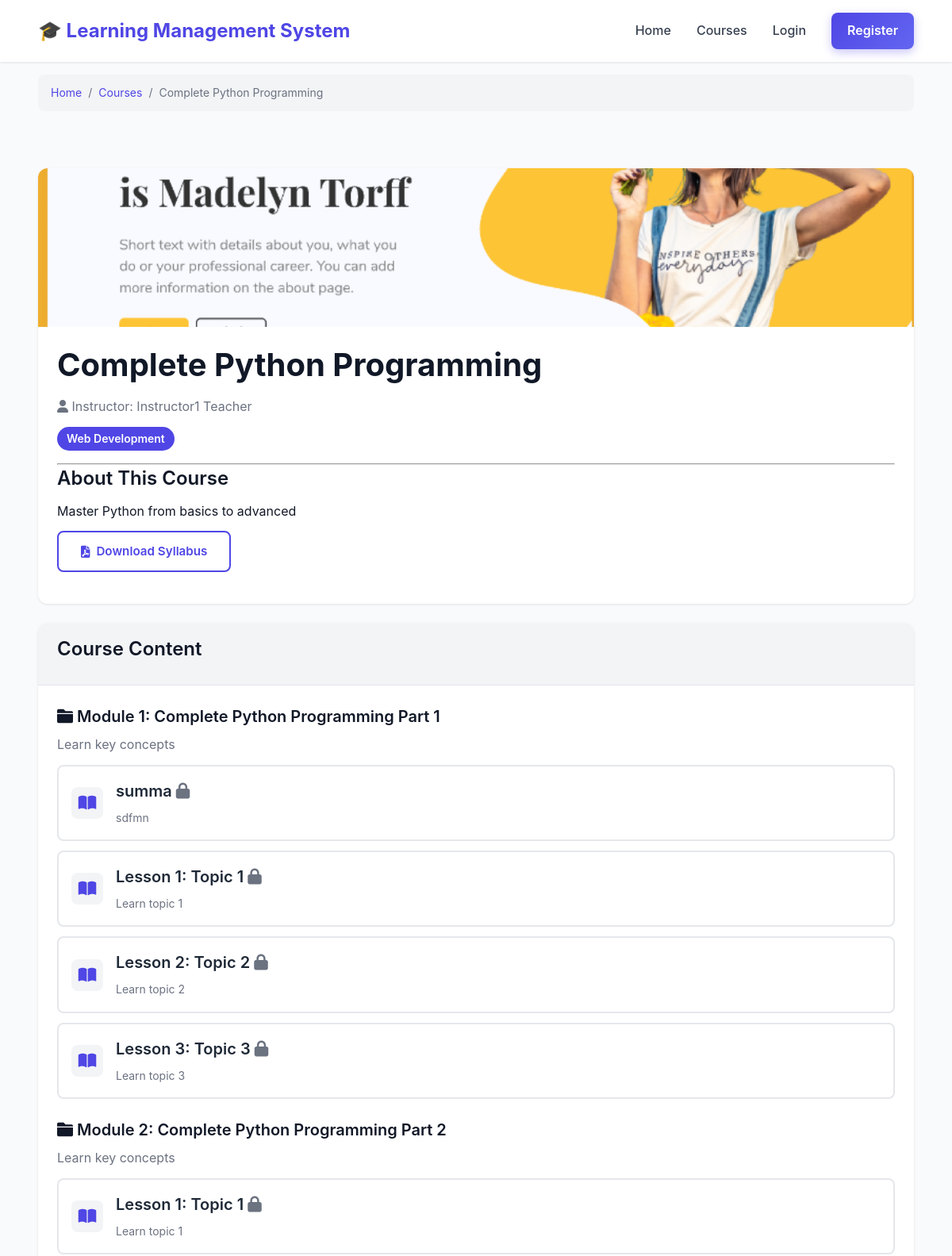
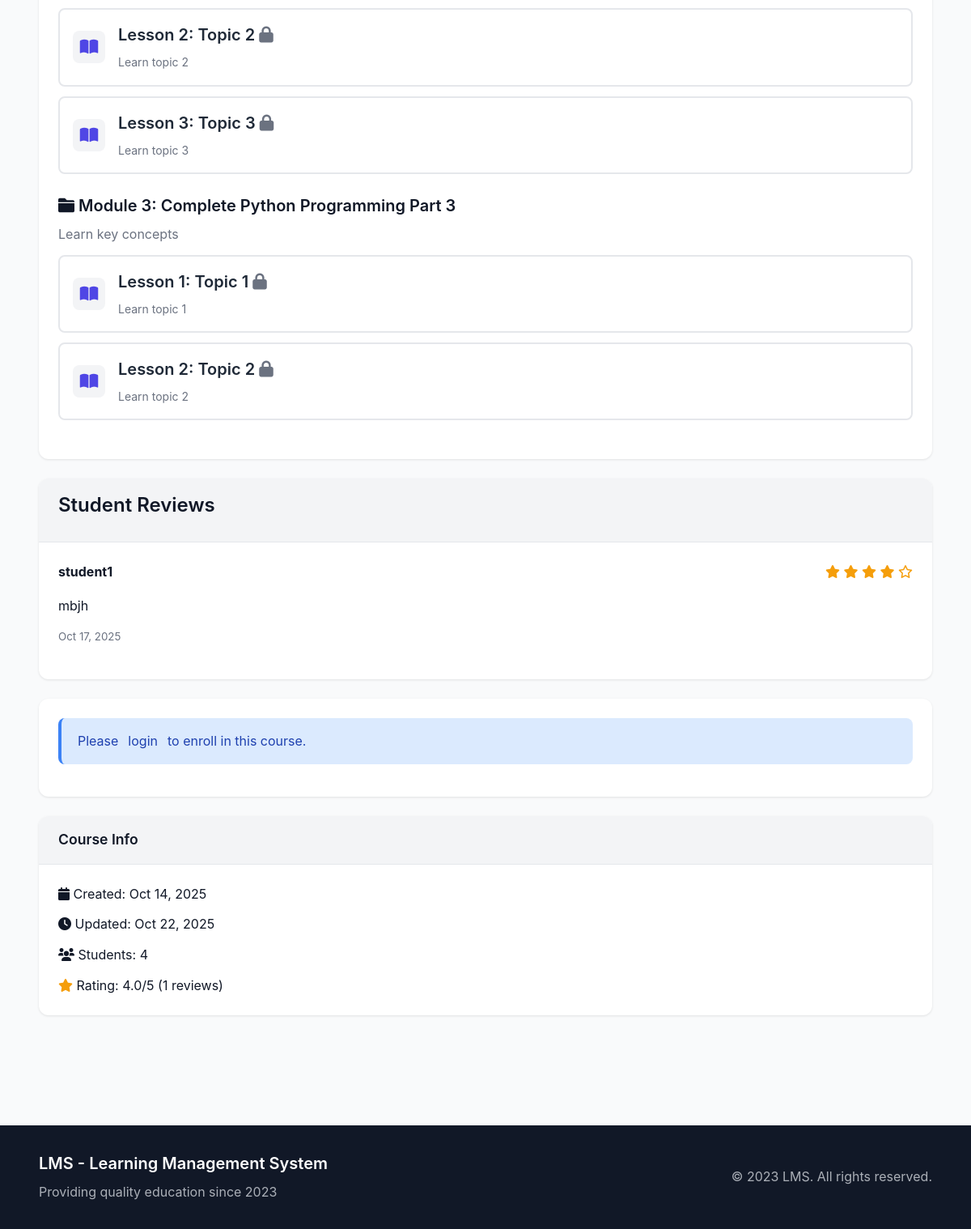
The page /courses/10/ on the database its author committed (2 pictures, top to bottom).
### courses/models.py (models this page shows, shortened)
class Course(models.Model):
    title = models.CharField(max_length=200, unique=True)
    code = models.CharField(max_length=20, unique=True, blank=True, null=True, help_text="Unique course code (e.g., CS101)")
    description = models.TextField()
    instructor = models.ForeignKey(
        settings.AUTH_USER_MODEL,
        on_delete=models.CASCADE,
        related_name='courses_taught'
    )
    thumbnail = models.ImageField(upload_to='course_thumbnails/', null=True, blank=True)
    syllabus = models.FileField(upload_to='syllabi/', null=True, blank=True)
    category = models.ForeignKey(Category, on_delete=models.SET_NULL, null=True, blank=True, related_name='courses')
    created_at = models.DateTimeField(auto_now_add=True)
    updated_at = models.DateTimeField(auto_now=True)

class Category(models.Model):
    name = models.CharField(max_length=100, unique=True)
    description = models.TextField(blank=True, null=True)
    class Meta:
        verbose_name_plural = "Categories"

class Module(models.Model):
    course = models.ForeignKey(Course, on_delete=models.CASCADE, related_name='modules')
    title = models.CharField(max_length=200)
    description = models.TextField(blank=True, null=True)
    order = models.PositiveIntegerField(default=0)
    class Meta:
        ordering = ['order']

class Lesson(models.Model):
    module = models.ForeignKey(Module, on_delete=models.CASCADE, related_name='lessons')
    title = models.CharField(max_length=200)
    content = models.TextField(blank=True)
    description = models.TextField(blank=True, null=True)
    video_file = models.FileField(upload_to='lesson_videos/', blank=True, null=True, help_text="Upload video file (MP4, WebM, etc.)")
    video_url = models.URLField(blank=True, null=True, help_text="YouTube/Vimeo URL (optional reference)")
    attachment = models.FileField(upload_to='lesson_attachments/', blank=True, null=True)
    order = models.PositiveIntegerField(default=0)
    class Meta:
        ordering = ['order']

### accounts/models.py (models this page shows, shortened)
class User(AbstractUser):
    USER_TYPE_CHOICES = (
        ('student', 'Student'),
        ('instructor', 'Instructor'),
        ('admin', 'Admin'),
    )
    user_type = models.CharField(max_length=10, choices=USER_TYPE_CHOICES, default='student')
    profile_picture = models.ImageField(upload_to='profile_pictures/', null=True, blank=True)
    phone = models.CharField(max_length=20, null=True, blank=True)
    bio = models.TextField(blank=True, null=True)
    date_of_birth = models.DateField(null=True, blank=True)
    website = models.URLField(max_length=200, blank=True, null=True)
    address = models.TextField(blank=True, null=True)
    LEARNING_STYLE_CHOICES = (
        ('visual', 'Visual'),
        ('auditory', 'Auditory'),
        ('reading', 'Reading/Writing'),
        ('kinesthetic', 'Kinesthetic'),
    )
    learning_style = models.CharField(max_length=20, choices=LEARNING_STYLE_CHOICES, null=True, blank=True)
    preferred_language = models.CharField(max_length=50, blank=True, null=True)
    daily_study_goal = models.PositiveIntegerField(default=30, validators=[MinValueValidator(15), MaxValueValidator(480)])  # in minutes

### reviews/models.py (models this page shows, shortened)
class Review(models.Model):
    course = models.ForeignKey(Course, on_delete=models.CASCADE, related_name='reviews')
    student = models.ForeignKey(settings.AUTH_USER_MODEL, on_delete=models.CASCADE)
    rating = models.IntegerField(choices=[(i, i) for i in range(1, 6)])
    comment = models.TextField(blank=True)
    created_at = models.DateTimeField(auto_now_add=True)
    class Meta:
        unique_together = ('course', 'student')
        ordering = ['-created_at']

### courses/views.py (the view)
# urls.py: path('<int:pk>/', views.CourseDetailView.as_view(), name='course_detail'),
class CourseDetailView(DetailView):
    model = Course
    template_name = 'courses/course_detail.html'
    context_object_name = 'course'
    def get_context_data(self, **kwargs):
        context = super().get_context_data(**kwargs)
        if self.request.user.is_authenticated:
            enrollment = Enrollment.objects.filter(
                course=self.object, student=self.request.user, is_active=True
            ).first()
            context['is_enrolled'] = enrollment is not None
            context['enrollment'] = enrollment
            if enrollment and self.request.user.is_student:
                from lessons.models import LessonCompletion
                from quizzes.models import QuizAttempt
                context['completed_lessons'] = LessonCompletion.objects.filter(
                    student=self.request.user
                ).values_list('lesson_id', flat=True)
                context['completed_quizzes'] = QuizAttempt.objects.filter(
                    student=self.request.user, completed_at__isnull=False
                ).values_list('quiz_id', flat=True)
        else:
            context['is_enrolled'] = False
            context['enrollment'] = None
        from reviews.models import Review
        reviews = self.object.reviews.all()
        context['reviews'] = reviews
        context['avg_rating'] = reviews.aggregate(models.Avg('rating'))['rating__avg'] or 0
        if self.request.user.is_authenticated:
            context['user_review'] = reviews.filter(student=self.request.user).first()
        return context

### templates/courses/course_detail.html (shortened to what this page needs)
{% extends 'base.html' %}
{% block breadcrumb %}
<nav aria-label="breadcrumb">
    <ol class="breadcrumb">
        <li class="breadcrumb-item"><a href="{% url 'home' %}">Home</a></li>
        <li class="breadcrumb-item"><a href="{% url 'courses:course_list' %}">Courses</a></li>
        <li class="breadcrumb-item active">{{ course.title }}</li>
    </ol>
</nav>
{% endblock %}
{% block content %}
<div class="container py-5">
    <div class="course-detail-row">
        <div>
            <div class="card course-detail-card">
                {% if course.thumbnail %}
                <img src="{{ course.thumbnail.url }}" class="card-img-top" alt="{{ course.title }}" style="max-height: 400px; object-fit: cover;">
                {% endif %}
                <div class="card-body">
                    <h1 class="card-title">{{ course.title }}</h1>
                    <p class="text-muted">
                        <i class="fas fa-user"></i> Instructor: {{ course.instructor.get_full_name|default:course.instructor.username }}
                    </p>
                    {% if course.category %}
                    <span class="badge bg-primary mb-3">{{ course.category.name }}</span>
                    {% endif %}
                    <hr>
                    <h4>About This Course</h4>
                    <p>{{ course.description }}</p>
                    {% if course.syllabus %}
                    <div class="mb-3">
                        <a href="{{ course.syllabus.url }}" class="btn btn-outline-primary" download>
                            <i class="fas fa-file-pdf"></i> Download Syllabus
                        </a>
                    </div>
                    {% endif %}
                </div>
            </div>
            <div class="card course-detail-card">
                <div class="card-header d-flex justify-content-between align-items-center">
                    <h4 class="mb-0">Course Content</h4>
                </div>
                <div class="card-body">
                    {% for module in course.modules.all %}
                    <div class="mb-4">
                        <h5><i class="fas fa-folder"></i> {{ module.title }}</h5>
                        {% if module.description %}
                        <p class="text-muted">{{ module.description }}</p>
                        {% endif %}
                        <div class="lessons-container">
                            {% for lesson in module.lessons.all %}
                            <div class="lesson-card {% if is_enrolled or user == course.instructor or user.is_admin %}lesson-clickable{% endif %}">
                                    <div class="lesson-icon">
                                        {% if user.is_student and is_enrolled and lesson.id in completed_lessons %}
                                        <i class="fas fa-check-circle text-success"></i>
                                        {% else %}
                                        <i class="fas fa-book-open text-primary"></i>
                                        {% endif %}
                                    </div>
                                    <div class="lesson-content">
                                        <h6 class="lesson-title">
                                            {{ lesson.title }}
                                            {% if not is_enrolled and user != course.instructor and not user.is_admin %}
                                            <i class="fas fa-lock text-muted"></i>
                                            {% endif %}
                                        </h6>
                                        {% if lesson.description %}
                                        <p class="lesson-desc">{{ lesson.description|truncatewords:15 }}</p>
                                        {% endif %}
                                    </div>
                            </div>
                            {% empty %}
                            <p class="text-muted">No lessons in this module yet.</p>
                            {% endfor %}
                        </div>
                    </div>
                    {% empty %}
                    <p class="text-muted">No modules available yet.</p>
                    {% endfor %}
                </div>
            </div>
            {% if reviews %}
            <div class="card course-detail-card">
                <div class="card-header">
                    <h4 class="mb-0">Student Reviews</h4>
                </div>
                <div class="card-body">
                    {% for review in reviews %}
                    <div class="mb-3 pb-3 {% if not forloop.last %}border-bottom{% endif %}">
                        <div class="d-flex justify-content-between">
                            <strong>{{ review.student.username }}</strong>
                            <span class="text-warning">
                                {% for i in "12345" %}
                                    {% if forloop.counter <= review.rating %}<i class="fas fa-star"></i>{% else %}<i class="far fa-star"></i>{% endif %}
                                {% endfor %}
                            </span>
                        </div>
                        {% if review.comment %}<p class="mt-2 mb-0">{{ review.comment }}</p>{% endif %}
                        <small class="text-muted">{{ review.created_at|date:"M d, Y" }}</small>
                    </div>
                    {% endfor %}
                </div>
            </div>
            {% endif %}
        </div>
        <div>
            <div class="card course-detail-card">
                <div class="card-body">
                    {% if user.is_authenticated %}
                        {% if is_enrolled %}
                            <div class="alert alert-success">
                                <i class="fas fa-check-circle"></i> You are enrolled in this course
                            </div>
                            {% if enrollment %}
                            <div class="mb-3">
                                <h6>Your Progress</h6>
                                <div class="progress">
                                    <div class="progress-bar {% if enrollment.completed %}bg-success{% endif %}" role="progressbar" style="width: {{ enrollment.progress }}%">
                                        {{ enrollment.progress|floatformat:0 }}%
                                    </div>
                                </div>
                            </div>
                            {% if enrollment.completed %}
                            <div class="alert alert-success text-center">
                                <i class="fas fa-trophy"></i> Course Completed!
                            </div>
                            <a href="{% url 'certificates:generate' enrollment.id %}" class="btn btn-success w-100 mb-2">
                                <i class="fas fa-certificate"></i> View Certificate
                            </a>
                            {% endif %}
                            {% endif %}
                        {% elif user == course.instructor or user.is_admin %}
                            <div class="alert alert-info">
                                <i class="fas fa-info-circle"></i> You {% if user.is_admin %}have admin access to{% else %}are the instructor of{% endif %} this course
                            </div>
                            {% if user.is_admin %}
                            <a href="{% url 'courses:course_update' course.pk %}" class="btn btn-warning w-100 mb-2">
                                <i class="fas fa-edit"></i> Edit Course
                            </a>
                            {% endif %}
                            <a href="{% url 'courses:manage_students' course.pk %}" class="btn btn-primary w-100 mb-2">
                                <i class="fas fa-users"></i> Manage Students
                            </a>
                        {% elif user.is_student %}
                            <form method="post" action="{% url 'courses:course_enroll' course.pk %}">
                                {% csrf_token %}
                                <button type="submit" class="btn btn-success w-100">
                                    <i class="fas fa-user-plus"></i> Enroll Now
                                </button>
                            </form>
                        {% else %}
                            <div class="alert alert-warning">
                                Only students can enroll in courses.
                            </div>
                        {% endif %}
                    {% else %}
                        <div class="alert alert-info">
                            Please <a href="{% url 'accounts:login' %}">login</a> to enroll in this course.
                        </div>
                    {% endif %}
                </div>
            </div>
            <div class="card course-detail-card">
                <div class="card-header">
                    <h5 class="mb-0">Course Info</h5>
                </div>
                <div class="card-body">
                    <p><i class="fas fa-calendar"></i> Created: {{ course.created_at|date:"M d, Y" }}</p>
                    <p><i class="fas fa-clock"></i> Updated: {{ course.updated_at|date:"M d, Y" }}</p>
                    <p><i class="fas fa-users"></i> Students: {{ course.enrollments.count }}</p>
                    <p><i class="fas fa-star text-warning"></i> Rating: {{ avg_rating|floatformat:1 }}/5 ({{ reviews.count }} reviews)</p>
                </div>
            </div>
        </div>
    </div>
</div>
{% endblock %}

### rows shown on the page
Course: title "Complete Python Programming", thumbnail (picture), instructor.get_full_name "Instructor1 Teacher", category.name "Web Development", description "Master Python from basics to advanced", created_at "Oct 14, 2025", updated_at "Oct 22, 2025", enrollments.count "4"
Module: title "Module 1: Complete Python Programming Part 1", description "Learn key concepts"
Lesson: title "summa", description "sdfmn"
Lesson: title "Lesson 1: Topic 1", description "Learn topic 1"
Lesson: title "Lesson 2: Topic 2", description "Learn topic 2"
Lesson: title "Lesson 3: Topic 3", description "Learn topic 3"
Module: title "Module 2: Complete Python Programming Part 2", description "Learn key concepts"
Lesson: title "Lesson 1: Topic 1", description "Learn topic 1"
Lesson: title "Lesson 2: Topic 2", description "Learn topic 2"
Lesson: title "Lesson 3: Topic 3", description "Learn topic 3"
Module: title "Module 3: Complete Python Programming Part 3", description "Learn key concepts"
Lesson: title "Lesson 1: Topic 1", description "Learn topic 1"
Lesson: title "Lesson 2: Topic 2", description "Learn topic 2"
Review: student.username "student1", rating 4 (drawn), comment "mbjh", created_at "Oct 17, 2025"

### other values the page prints
{{ avg_rating|floatformat:1 }} "4.0"
{{ reviews.count }} "1"
